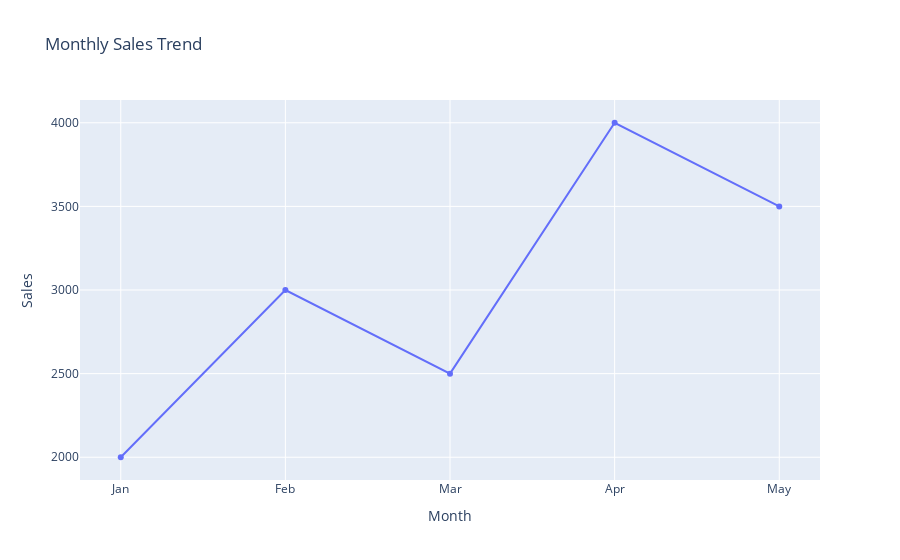

The notebook cell this image was saved under:
### Code cell
import plotly.express as px

fig = px.line(df, x="Month", y="Sales",
              title="Monthly Sales Trend",
              markers=True)

fig.show()

### Figure 1 — Plotly figure (JSON) as saved in the notebook; plotly's stock layout.template omitted (floating-point values rounded to 4 significant figures)
{"data": [{"hovertemplate": "Month=%{x}<br>Sales=%{y}<extra></extra>", "legendgroup": "", "line": {"color": "#636efa", "dash": "solid"}, "marker": {"symbol": "circle"}, "mode": "lines+markers", "name": "", "orientation": "v", "showlegend": false, "type": "scatter", "x": ["Jan", "Feb", "Mar", "Apr", "May"], "xaxis": "x", "y": [2000, 3000, 2500, 4000, 3500], "yaxis": "y"}], "layout": {"legend": {"tracegroupgap": 0}, "title": {"text": "Monthly Sales Trend"}, "xaxis": {"anchor": "y", "domain": [0, 1], "title": {"text": "Month"}}, "yaxis": {"anchor": "x", "domain": [0, 1], "title": {"text": "Sales"}}}}
